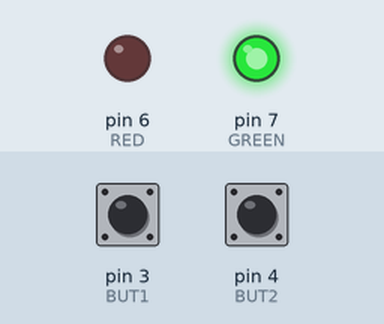
Simulated run of this sketch. Board: Arduino Uno, built with avr-gcc and run on an emulated ATmega328P. Parts: output pins drawn as LEDs (lit = HIGH). Dashed ring = blinking. The inputs (shaded band) are chosen by the test bench; at power-on: pin 3 (BUT1) HIGH, pin 4 (BUT2) HIGH.

Above: at 1.2 s.
1.3 s: pin 3 (BUT1) pulled LOW for 0.15 s
At 1.42 s:
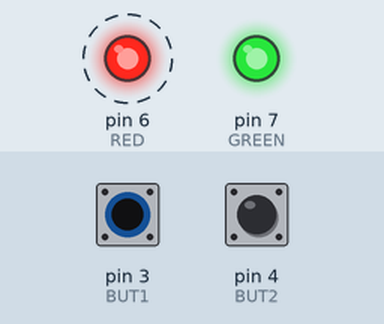
4.3 s: pin 4 (BUT2) pulled LOW for 0.15 s
At 4.61 s:
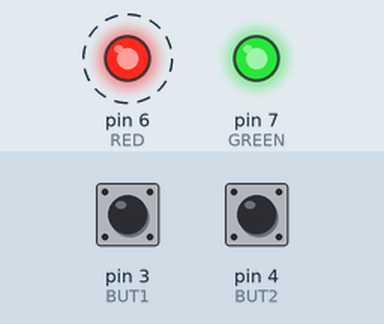
Timing chart, 0 to 13.3 s (numbered marks = the images above; inputs shaded):
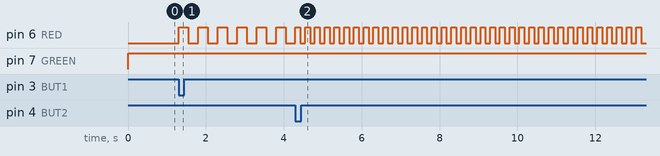

Measured:
- after the input at 1.3 s, pin 6 (RED): alternates HIGH for 0.25 s and LOW for 0.25 s, starting at once
- after the input at 4.3 s, pin 6 (RED): alternates HIGH for 0.13 s and LOW for 0.13 s, starting after 0.13 s

The sketch:

sixteen.ino
```cpp
const int BUT1 = 3;
const int BUT2 = 4;
const int RED = 6;
const int GREEN = 7;
int c;

void setup() {
  pinMode(RED, OUTPUT);
  pinMode(GREEN, OUTPUT);
  pinMode(BUT2, INPUT_PULLUP);
  pinMode(BUT1, INPUT_PULLUP);
}

void loop() {
  if (digitalRead(BUT1) == LOW) {c++;}
  if (digitalRead(BUT2) == LOW) {c++;}
  if (c == 0) {digitalWrite(GREEN, HIGH);}
  if (c == 1) {
    digitalWrite(RED, HIGH);
    delay(500/2);
    digitalWrite(RED, LOW);
    delay(500/2);
  }

  if (c == 2) {
    digitalWrite(RED, HIGH);
    delay(500/4);
    digitalWrite(RED, LOW);
    delay(500/4);

  }
}
```
